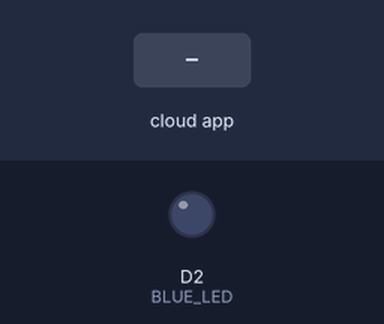
This sketch was run on a simulated ESP8266 (NodeMCU). On the bench: output pins drawn as LEDs (lit = HIGH). The inputs (shaded band) are chosen by the test bench. WiFi joins after 1.5 s; servers stay silent unless stated; the Firebase database answers and starts empty; what the sketch prints to the serial monitor is not drawn.

Above: at 3.8 s.
3.9 s: the phone or cloud app sets BLUE_LED_STATUS to ON
At 5.1 s:
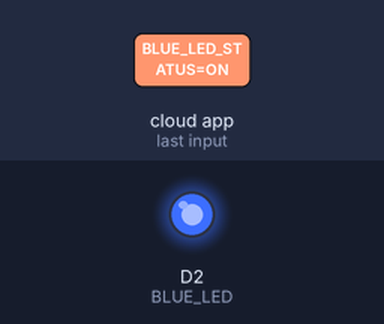
5.4 s: the phone or cloud app sets BLUE_LED_STATUS to OFF
At 7.1 s:
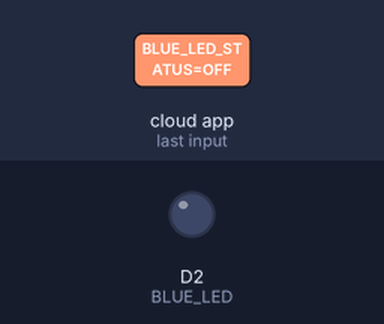
Timing chart, 0 to 8.6 s (numbered marks = the images above; inputs shaded):
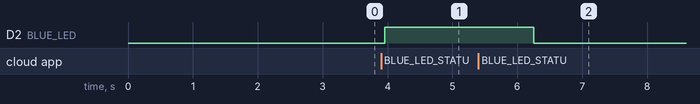

The sketch:

FinalLED.ino
```cpp
#include <ESP8266WiFi.h>
#include <FirebaseArduino.h>
// 파이어베이스 설정
#define FIREBASE_HOST "sensorfirebase-a3c65.firebaseio.com"
#define FIREBASE_AUTH "icqzyzlz1x9K0qQdY6yb9PCVEQYmrnKJy1jNNghb"

// WiFi 연결 설정
#define WIFI_SSID "U+Net8F5C" // WiFi 이름
#define WIFI_PASSWORD "DD82007902" // WiFi 비밀번호

String BLUE_fireStatus = "";

int BLUE_LED = D2;

void setup(){
 Serial.begin(9600);
 delay(1000);
 pinMode(BLUE_LED, OUTPUT);

 WiFi.begin(WIFI_SSID, WIFI_PASSWORD);
 Serial.print("Connecting to ");
 Serial.print(WIFI_SSID);
 while (WiFi.status() != WL_CONNECTED){
   Serial.print(".");
   delay(500);
 }
 Serial.println();
 Serial.print("Connected to ");
 Serial.println(WIFI_SSID);
 Firebase.begin(FIREBASE_HOST, FIREBASE_AUTH);
 Firebase.setString("BLUE_LED_STATUS", "OFF");
}
void loop(){
 BLUE_fireStatus = Firebase.getString("BLUE_LED_STATUS");
 if (BLUE_fireStatus == "ON")  {
   Serial.println("BLUE LED Turned ON");
   digitalWrite(BLUE_LED, HIGH);
 }
 else if (BLUE_fireStatus == "OFF") {
   Serial.println("BLUE LED Turned OFF");
   digitalWrite(BLUE_LED, LOW);
 } else {
   Serial.println("Command Error! Please send ON/OFF");
 }
 delay(1000);
}
```

Measured:
- after the input at 3.9 s, D2 (BLUE_LED): LOW → HIGH after 0.05 s
- after the input at 5.4 s, D2 (BLUE_LED): HIGH → LOW after 0.85 s
